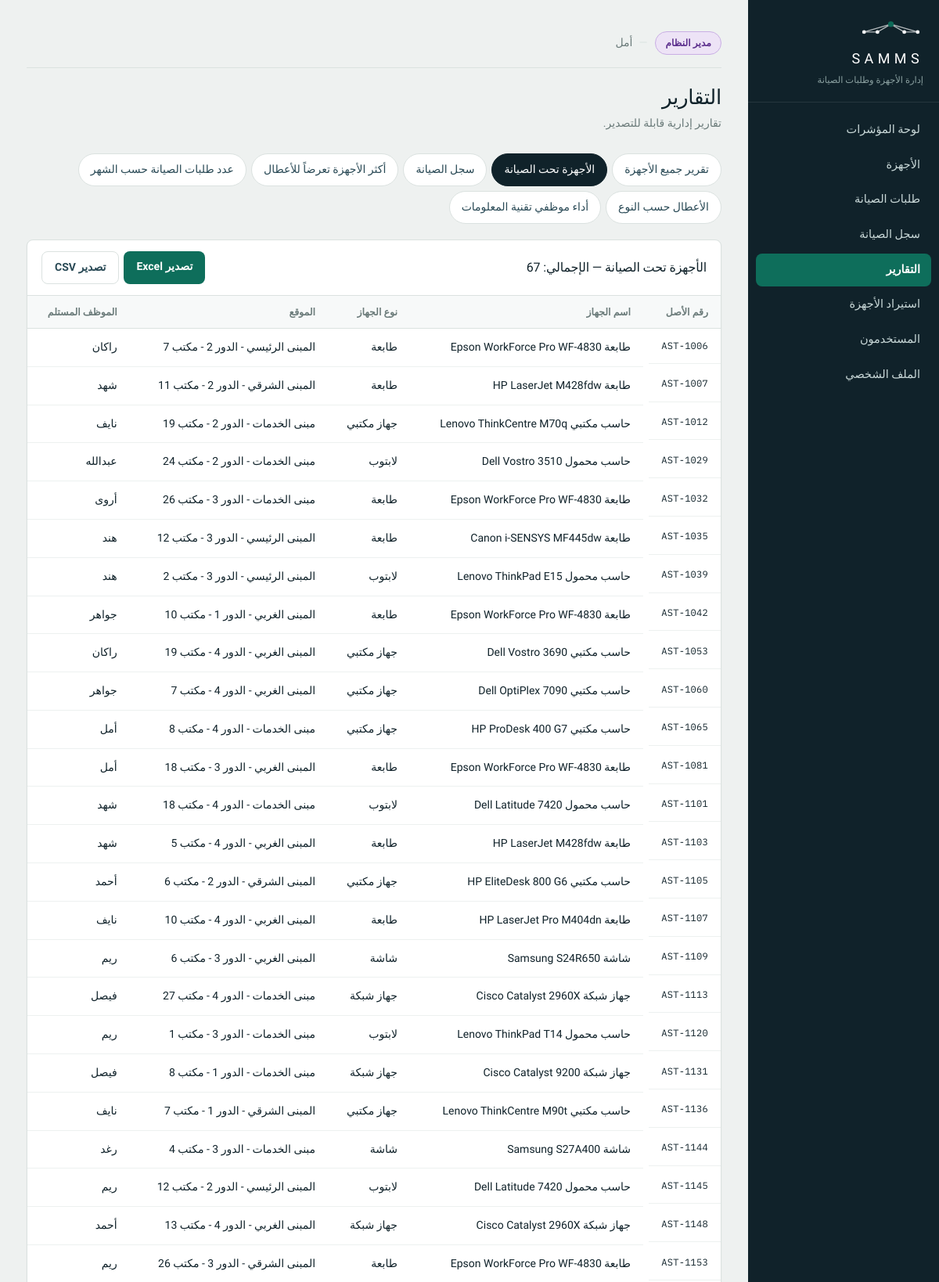
Page /reports.php?r=under_maint (signed in, upper part) on the committed database.
### tables this page shows
CREATE TABLE Assets (
    AssetID            INT AUTO_INCREMENT PRIMARY KEY,
    AssetNumber        VARCHAR(30)  NOT NULL UNIQUE,
    DeviceName         VARCHAR(120) NOT NULL,
    DeviceNameEn       VARCHAR(120) NULL,
    DeviceType         ENUM('Desktop','Laptop','Printer','Monitor','NetworkDevice') NOT NULL,
    Brand              VARCHAR(60)  NOT NULL,
    Model              VARCHAR(60)  NOT NULL,
    SerialNumber       VARCHAR(80)  NOT NULL UNIQUE,
    AssignedUserID     INT          NULL,
    AssignedDate       DATE         NULL,           
    Location           VARCHAR(120) NULL,
    LocationEn         VARCHAR(120) NULL,
    PurchaseDate       DATE         NULL,
    WarrantyExpiryDate DATE         NULL,
    Status             ENUM('Active','UnderMaintenance','OutOfService','Retired') NOT NULL DEFAULT 'Active',
    CreatedAt          DATETIME     NOT NULL DEFAULT CURRENT_TIMESTAMP,
    CONSTRAINT fk_assets_user FOREIGN KEY (AssignedUserID)
        REFERENCES Users(UserID) ON DELETE SET NULL,
    INDEX idx_assets_status (Status),
    INDEX idx_assets_type (DeviceType)
);

CREATE TABLE Users (
    UserID        INT AUTO_INCREMENT PRIMARY KEY,
    EmployeeNo    VARCHAR(20)  NOT NULL UNIQUE,
    FullName      VARCHAR(120) NOT NULL,
    FullNameEn    VARCHAR(120) NULL,
    Username      VARCHAR(50)  NOT NULL UNIQUE,
    PasswordHash  VARCHAR(255) NOT NULL,
    Email         VARCHAR(120) NOT NULL UNIQUE,
    Department    VARCHAR(100) NULL,
    DepartmentEn  VARCHAR(100) NULL,
    Role          ENUM('Admin','Employee','ITSupport','Manager') NOT NULL,
    IsActive      TINYINT(1)   NOT NULL DEFAULT 1,
    CreatedAt     DATETIME     NOT NULL DEFAULT CURRENT_TIMESTAMP,
    INDEX idx_users_role (Role)
);

### includes/lang.php (called while the page is built, shortened)
<?php
function locale(): string
{
    static $locale = null;
    if ($locale === null) {
        if (!empty($_SESSION['locale']) && in_array($_SESSION['locale'], SUPPORTED_LOCALES, true)) {
            $locale = $_SESSION['locale'];
        } elseif (!empty($_COOKIE[LOCALE_COOKIE]) && in_array($_COOKIE[LOCALE_COOKIE], SUPPORTED_LOCALES, true)) {
            $locale = $_COOKIE[LOCALE_COOKIE];
            $_SESSION['locale'] = $locale;
        } else {
            $locale = DEFAULT_LOCALE;
        }
    }
    return $locale;
}
function t(string $key, ...$args): string
{
    static $strings = [];
    $loc = locale();
    if (!isset($strings[$loc])) {
        $file = __DIR__ . '/../lang/' . $loc . '.php';
        $strings[$loc] = is_file($file) ? require $file : [];
    }
    $text = $strings[$loc][$key] ?? null;
    return $args ? vsprintf($text, $args) : $text;
}

### reports.php (the view, shortened to what this page needs)
<?php
require_once __DIR__ . '/includes/auth.php';
$pdo = db();
$reports = [
    'all_assets'   => 'rep.all_assets',
    'under_maint'  => 'rep.under_maint',
    'maint_log'    => 'rep.maint_log',
    'most_failing' => 'rep.most_failing',
    'req_count'    => 'rep.req_count',
    'fault_types'  => 'rep.fault_types',
    'it_perf'      => 'rep.it_perf',
];
$key = $_GET['r'] ?? 'all_assets';
function build_report(PDO $pdo, string $key): array
{
    switch ($key) {
        case 'under_maint':
            $rows = $pdo->query(
                "SELECT a.AssetNumber, a.DeviceName, a.DeviceNameEn, a.DeviceType,
                        a.Location, a.LocationEn, u.FullName, u.FullNameEn
                 FROM Assets a LEFT JOIN Users u ON u.UserID = a.AssignedUserID
                 WHERE a.Status = 'UnderMaintenance' ORDER BY a.AssetNumber"
            )->fetchAll();
            $out = [];
            foreach ($rows as $r) {
                $out[] = [$r['AssetNumber'], loc($r, 'DeviceName'), device_type_label($r['DeviceType']),
                          loc($r, 'Location') ?: '—', loc($r, 'FullName') ?: t('c.unassigned')];
            }
            return [[t('asset.number'), t('asset.name'), t('asset.type'), t('asset.location'), t('asset.assigned')], $out];
    }
}
[$headers, $rows] = build_report($pdo, $key);
require_once __DIR__ . '/includes/header.php';
?>
<div class="page-head">
    <h1><?= e(t('rep.title')) ?></h1>
    <p><?= e(t('rep.sub')) ?></p>
</div>
<nav class="tabs">
    <?php foreach ($reports as $rk => $label): ?>
        <a href="reports.php?r=<?= e($rk) ?>" class="<?= $key === $rk ? 'active' : '' ?>"><?= e(t($label)) ?></a>
    <?php endforeach; ?>
</nav>
<section class="panel">
    <div class="panel-head">
        <h2><?= e(t($reports[$key])) ?> — <?= e(sprintf(t('c.total_rows'), count($rows))) ?></h2>
        <span class="export-group">
            <a href="<?= e(url_with(['export' => 'xlsx'])) ?>" class="btn btn-inline"><?= e(t('c.export_excel')) ?></a>
            <a href="<?= e(url_with(['export' => 'csv'])) ?>" class="btn btn-inline btn-ghost"><?= e(t('c.export_csv')) ?></a>
        </span>
    </div>
    <?php if (!$rows): ?>
        <p class="empty"><?= e(t('rep.empty')) ?></p>
    <?php else: ?>
        <div class="table-wrap">
            <table class="data">
                <thead>
                    <tr><?php foreach ($headers as $h): ?><th><?= e($h) ?></th><?php endforeach; ?></tr>
                </thead>
                <tbody>
                <?php foreach ($rows as $row): ?>
                    <tr>
                        <?php foreach ($row as $i => $cell): ?>
                            <td class="<?= $i === 0 ? 'ident' : '' ?>"><?= e((string) $cell) ?></td>
                        <?php endforeach; ?>
                    </tr>
                <?php endforeach; ?>
                </tbody>
            </table>
        </div>
    <?php endif; ?>
</section>
<?php require_once __DIR__ . '/includes/footer.php'; ?>

### assets/css/style.css (style rules this page uses)
:root { --ink: #10222A; --ink-2: #1B3540; --ink-3: #2A4A56; --surface: #EEF1F0; --card: #FFFFFF; --accent: #0E6E5B; --accent-dk: #0A5546; --accent-sf: #E1EFEA; --amber: #B46A16; --amber-sf: #F8EEDD; --red: #A33327; --red-sf: #F7E5E2; --blue: #1F5F84; --blue-sf: #E3EEF4; --line: #DBE2E0; --muted: #6B7B7A; --r-sm: 4px; --r-md: 8px; --r-lg: 14px; --shadow-sm: 0 1px 2px rgba(16, 34, 42, .06); --shadow-md: 0 4px 16px rgba(16, 34, 42, .09); --shadow-lg: 0 18px 48px rgba(16, 34, 42, .18); }
*, *::before, *::after { box-sizing: border-box; }
html { -webkit-text-size-adjust: 100%; }
body { margin: 0; background: var(--surface); color: var(--ink); font-family: "IBM Plex Sans Arabic", system-ui, "Segoe UI", sans-serif; font-size: 15px; line-height: 1.7; -webkit-font-smoothing: antialiased; }
h1, h2, h3, h4 { font-family: "Readex Pro", "IBM Plex Sans Arabic", sans-serif; font-weight: 500; line-height: 1.35; margin: 0; letter-spacing: -.01em; }
a { color: var(--accent); text-decoration: none; }
.ident { font-family: "IBM Plex Mono", ui-monospace, monospace; font-size: .86em; letter-spacing: .02em; direction: ltr; unicode-bidi: embed; display: inline-block; }
.btn { display: inline-block; width: 100%; padding: 11px 18px; font: inherit; font-weight: 600; font-size: 15px; color: #fff; background: var(--accent); border: none; border-radius: var(--r-md); cursor: pointer; transition: background .15s, transform .05s; }
.btn-inline { width: auto; padding: 8px 16px; font-size: 14px; }
.btn-ghost { background: transparent; color: var(--ink-3); border: 1px solid var(--line); }
.page-head { margin-bottom: 26px; }
.page-head h1 { font-size: 26px; }
.page-head p { margin: 4px 0 0; color: var(--muted); font-size: 14px; }
.panel { background: var(--card); border: 1px solid var(--line); border-radius: var(--r-md); box-shadow: var(--shadow-sm); overflow: hidden; margin-bottom: 24px; }
.panel-head { padding: 14px 18px; border-bottom: 1px solid var(--line); display: flex; align-items: center; justify-content: space-between; gap: 12px; }
.panel-head h2 { font-size: 16px; }
.table-wrap { overflow-x: auto; }
table.data { width: 100%; border-collapse: collapse; font-size: 14px; }
table.data th { text-align: start; font-size: 12.5px; font-weight: 600; color: var(--muted); background: #F7F9F9; padding: 10px 16px; border-bottom: 1px solid var(--line); white-space: nowrap; }
table.data td { padding: 12px 16px; border-bottom: 1px solid #EDF1F0; vertical-align: middle; }
.tabs { display: flex; flex-wrap: wrap; gap: 6px; margin-bottom: 20px; }
.tabs a { padding: 8px 15px; border-radius: 99px; font-size: 14px; color: var(--ink-3); background: var(--card); border: 1px solid var(--line); }
.tabs a.active { background: var(--ink); color: #fff; border-color: var(--ink); }
.export-group { display: inline-flex; gap: 6px; flex-wrap: wrap; }

### rows in the picture
assets: AssetNumber "AST-1006", DeviceName "طابعة Epson WorkForce Pro WF-4830", cell "طابعة", Location "المبنى الرئيسي - الدور 2 - مكتب 7", AssignedUserID.FullName "راكان"
assets: AssetNumber "AST-1007", DeviceName "طابعة HP LaserJet M428fdw", cell "طابعة", Location "المبنى الشرقي - الدور 2 - مكتب 11", AssignedUserID.FullName "شهد"
assets: AssetNumber "AST-1012", DeviceName "حاسب مكتبي Lenovo ThinkCentre M70q", cell "جهاز مكتبي", Location "مبنى الخدمات - الدور 2 - مكتب 19", AssignedUserID.FullName "نايف"
assets: AssetNumber "AST-1029", DeviceName "حاسب محمول Dell Vostro 3510", cell "لابتوب", Location "مبنى الخدمات - الدور 2 - مكتب 24", AssignedUserID.FullName "عبدالله"
assets: AssetNumber "AST-1032", DeviceName "طابعة Epson WorkForce Pro WF-4830", cell "طابعة", Location "مبنى الخدمات - الدور 3 - مكتب 26", AssignedUserID.FullName "أروى"
assets: AssetNumber "AST-1035", DeviceName "طابعة Canon i-SENSYS MF445dw", cell "طابعة", Location "المبنى الرئيسي - الدور 3 - مكتب 12", AssignedUserID.FullName "هند"
assets: AssetNumber "AST-1039", DeviceName "حاسب محمول Lenovo ThinkPad E15", cell "لابتوب", Location "المبنى الرئيسي - الدور 3 - مكتب 2", AssignedUserID.FullName "هند"
assets: AssetNumber "AST-1042", DeviceName "طابعة Epson WorkForce Pro WF-4830", cell "طابعة", Location "المبنى الغربي - الدور 1 - مكتب 10", AssignedUserID.FullName "جواهر"
assets: AssetNumber "AST-1053", DeviceName "حاسب مكتبي Dell Vostro 3690", cell "جهاز مكتبي", Location "المبنى الغربي - الدور 4 - مكتب 19", AssignedUserID.FullName "راكان"
assets: AssetNumber "AST-1060", DeviceName "حاسب مكتبي Dell OptiPlex 7090", cell "جهاز مكتبي", Location "المبنى الغربي - الدور 4 - مكتب 7", AssignedUserID.FullName "جواهر"
assets: AssetNumber "AST-1065", DeviceName "حاسب مكتبي HP ProDesk 400 G7", cell "جهاز مكتبي", Location "مبنى الخدمات - الدور 4 - مكتب 8", AssignedUserID.FullName "أمل"
assets: AssetNumber "AST-1081", DeviceName "طابعة Epson WorkForce Pro WF-4830", cell "طابعة", Location "المبنى الغربي - الدور 3 - مكتب 18", AssignedUserID.FullName "أمل"
assets: AssetNumber "AST-1101", DeviceName "حاسب محمول Dell Latitude 7420", cell "لابتوب", Location "مبنى الخدمات - الدور 4 - مكتب 18", AssignedUserID.FullName "شهد"
assets: AssetNumber "AST-1103", DeviceName "طابعة HP LaserJet M428fdw", cell "طابعة", Location "المبنى الغربي - الدور 4 - مكتب 5", AssignedUserID.FullName "شهد"
assets: AssetNumber "AST-1105", DeviceName "حاسب مكتبي HP EliteDesk 800 G6", cell "جهاز مكتبي", Location "المبنى الشرقي - الدور 2 - مكتب 6", AssignedUserID.FullName "أحمد"
assets: AssetNumber "AST-1107", DeviceName "طابعة HP LaserJet Pro M404dn", cell "طابعة", Location "المبنى الغربي - الدور 4 - مكتب 10", AssignedUserID.FullName "نايف"
assets: AssetNumber "AST-1109", DeviceName "شاشة Samsung S24R650", cell "شاشة", Location "المبنى الغربي - الدور 3 - مكتب 6", AssignedUserID.FullName "ريم"
assets: AssetNumber "AST-1113", DeviceName "جهاز شبكة Cisco Catalyst 2960X", cell "جهاز شبكة", Location "مبنى الخدمات - الدور 4 - مكتب 27", AssignedUserID.FullName "فيصل"
assets: AssetNumber "AST-1120", DeviceName "حاسب محمول Lenovo ThinkPad T14", cell "لابتوب", Location "مبنى الخدمات - الدور 3 - مكتب 1", AssignedUserID.FullName "ريم"
assets: AssetNumber "AST-1131", DeviceName "جهاز شبكة Cisco Catalyst 9200", cell "جهاز شبكة", Location "مبنى الخدمات - الدور 1 - مكتب 8", AssignedUserID.FullName "فيصل"
assets: AssetNumber "AST-1136", DeviceName "حاسب مكتبي Lenovo ThinkCentre M90t", cell "جهاز مكتبي", Location "المبنى الشرقي - الدور 1 - مكتب 7", AssignedUserID.FullName "نايف"
assets: AssetNumber "AST-1144", DeviceName "شاشة Samsung S27A400", cell "شاشة", Location "مبنى الخدمات - الدور 3 - مكتب 4", AssignedUserID.FullName "رغد"
assets: AssetNumber "AST-1145", DeviceName "حاسب محمول Dell Latitude 7420", cell "لابتوب", Location "المبنى الرئيسي - الدور 2 - مكتب 12", AssignedUserID.FullName "ريم"
assets: AssetNumber "AST-1148", DeviceName "جهاز شبكة Cisco Catalyst 2960X", cell "جهاز شبكة", Location "المبنى الغربي - الدور 4 - مكتب 13", AssignedUserID.FullName "أحمد"
assets: AssetNumber "AST-1153", DeviceName "طابعة Epson WorkForce Pro WF-4830", cell "طابعة", Location "المبنى الشرقي - الدور 3 - مكتب 26", AssignedUserID.FullName "ريم"

### other values in the picture
t('app.brand_sub') "إدارة الأجهزة وطلبات الصيانة"
t($item['key']) "لوحة المؤشرات"
t($item['key']) "الأجهزة"
t($item['key']) "طلبات الصيانة"
t($item['key']) "سجل الصيانة"
t($item['key']) "التقارير"
t($item['key']) "استيراد الأجهزة"
t($item['key']) "المستخدمون"
t($item['key']) "الملف الشخصي"
role_label($role) "مدير النظام"
current_first_name() "أمل"
t('rep.title') "التقارير"
t('rep.sub') "تقارير إدارية قابلة للتصدير."
t($label) "تقرير جميع الأجهزة"
t($label) "الأجهزة تحت الصيانة"
